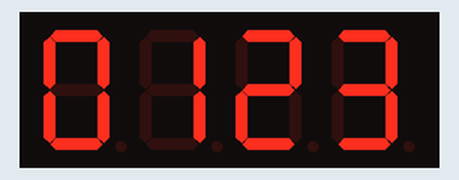
Bench run of a program on a simulated Raspberry Pi (BCM pin numbers). On the bench: 4-digit seven-segment display. The clock reads 2024-03-15 10:24:30 at power-on unless the program sets it; library files of the repository ran but are not shown: tm1637.py.

Above: at 0.1 s.
At 3.1 s:
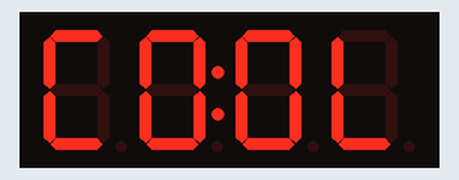
At 6.1 s:
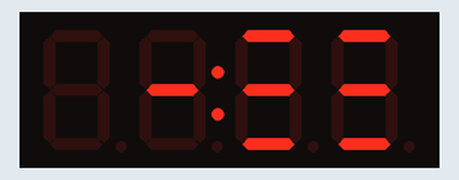
At 9.1 s:
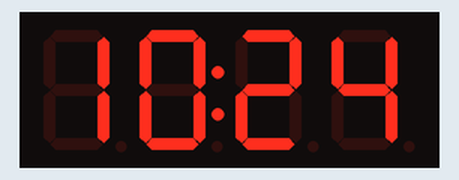
At 69.3 s:
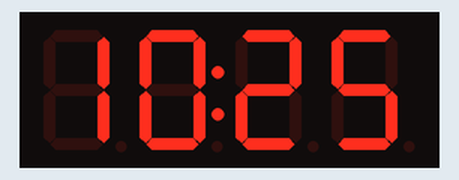
At 128.5 s:
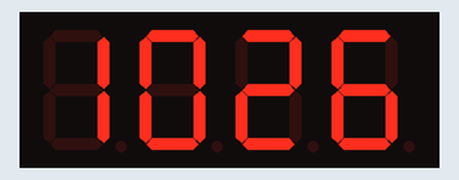

Measured:
- what the display in image 1 shows lasts 3.0 s, from 3.0 s to 6.0 s

The program:

tm1637_test.py
```python
# test for tm1637.py

import time
import datetime
import RPi.GPIO as GPIO
import tm1637

def show_time():
   while(True):
       now = datetime.datetime.now()
       hour = now.hour
       minute = now.minute
       second = now.second
       currenttime = [ repr(int(hour / 10)), repr(hour % 10),
                       repr(int(minute / 10)), repr(minute % 10) ]

       Display.Show(currenttime)
       Display.ShowDoublepoint(second % 2) # 0, 1

       time.sleep(1)

Display = tm1637.TM1637(23,24,tm1637.BRIGHT_TYPICAL)

Display.Clear() #
Display.SetBrightnes(2)

Display.Show(['0', '1', '2', '3'])
Display.ShowDoublepoint(0)
time.sleep(3)

Display.Show(['C', 'O', 'O', 'L'])
Display.ShowDoublepoint(1)
time.sleep(3)

Display.Show([' ', '-', '*', 'Unknown'])
Display.ShowDoublepoint(1)
time.sleep(3)

Display.Clear()
show_time()
```
